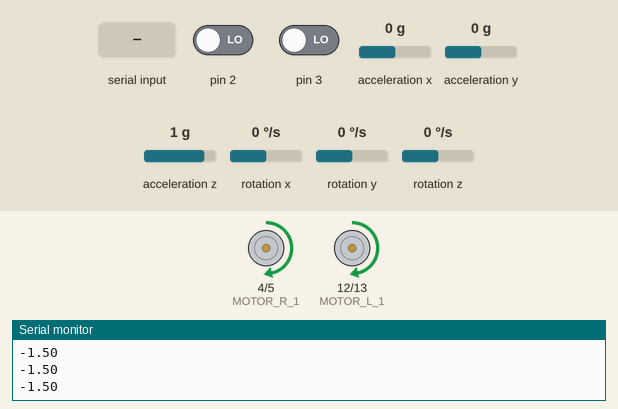
Simulated run of this sketch. Board: Arduino Uno, built with avr-gcc and run on an emulated ATmega328P. Shown: motor-driver pin pairs drawn as motors (green arrow = first pin HIGH = forward, orange = second pin HIGH = backward, longer = more drive, scaled by the enable pin), the last lines printed to the serial monitor. Inputs (shaded band) come from the test bench; at power-on: acceleration y 0 g, acceleration z 1 g, pin 2 LOW, pin 3 LOW, acceleration x 0 g, rotation x 0 °/s, rotation y 0 °/s, rotation z 0 °/s.

Above: at 1.7 s.
1.8 s: acceleration y set to 0.8 g
At 2.6 s:
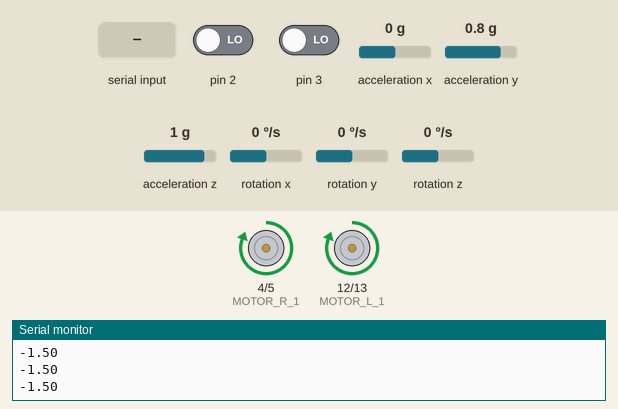
3.3 s: "0\n" received over Serial
At 3.9 s:
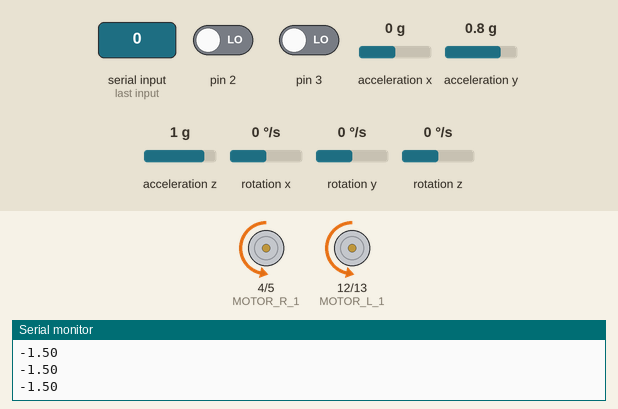
4.8 s: acceleration z set to 0.8 g
At 5.6 s:
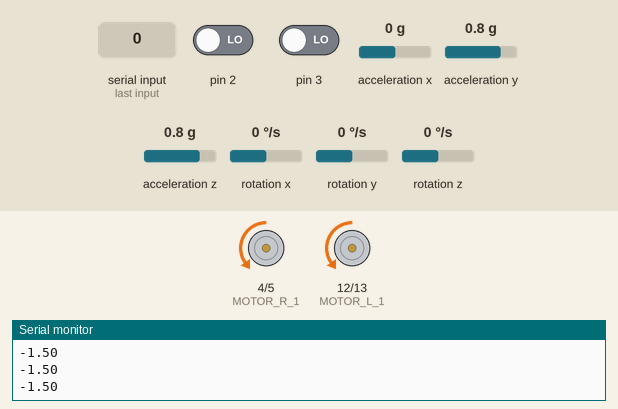
6.3 s: acceleration y set to -1.4 g
At 7.5 s:
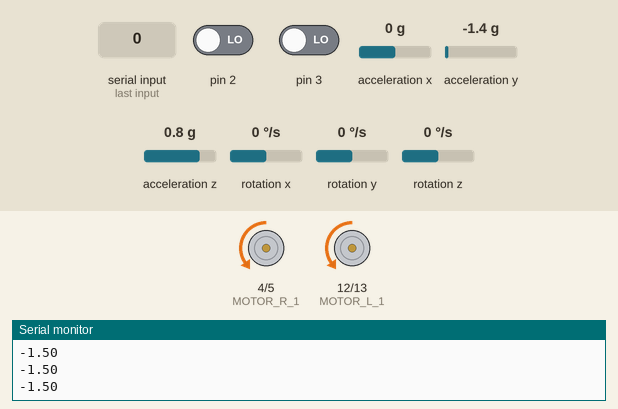
7.8 s: "90,45\n" received over Serial
At 8.7 s:
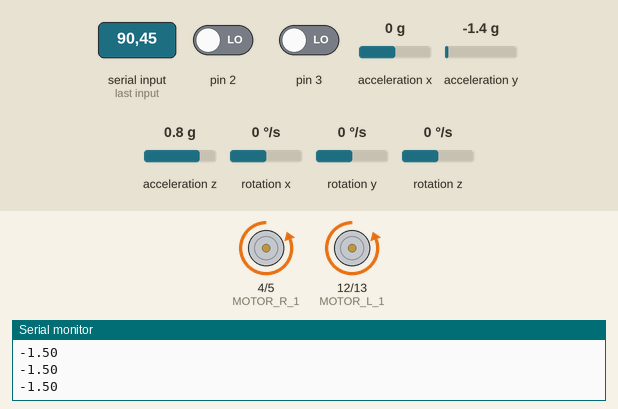
9.3 s: acceleration y set to -0.2 g
10.8 s: acceleration y set to 0.1 g
At 12.1 s:
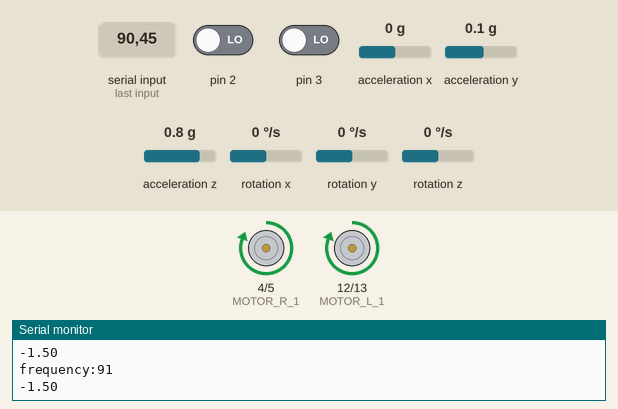
Timing chart, 0 to 13.3 s (numbered marks = the images above; inputs shaded):
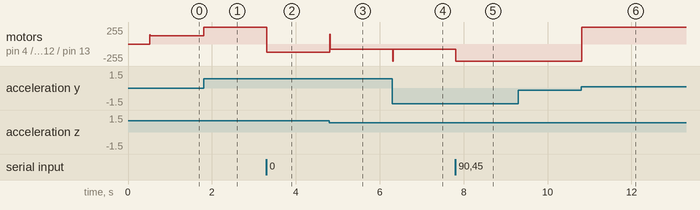

The sketch:

self_balance3.ino
```cpp
//integrating encoders

#include "I2Cdev.h"
#include <elapsedMillis.h>
#include "MPU6050_6Axis_MotionApps20.h"
//#include "MPU6050.h" // not necessary if using MotionApps include file

// Arduino Wire library is required if I2Cdev I2CDEV_ARDUINO_WIRE implementation
// is used in I2Cdev.h
#if I2CDEV_IMPLEMENTATION == I2CDEV_ARDUINO_WIRE
#include "Wire.h"
#endif
#define MOTOR_L_1 12
#define MOTOR_L_2 13
#define MOTOR_L_ENABLE 11
#define MOTOR_R_1 4
#define MOTOR_R_2 5
#define MOTOR_R_ENABLE 6
MPU6050 mpu;

bool dmpReady = false; // set true if DMP init was successful
uint8_t mpuIntStatus; // holds actual interrupt status byte from MPU
uint8_t devStatus; // return status after each device operation (0 = success, !0 = error)
uint16_t packetSize; // expected DMP packet size (default is 42 bytes)
uint16_t fifoCount; // count of all bytes currently in FIFO
uint8_t fifoBuffer[64]; // FIFO storage buffer

// orientation/motion vars
Quaternion q; // [w, x, y, z] quaternion container
VectorInt16 aa; // [x, y, z] accel sensor measurements
VectorInt16 aaReal; // [x, y, z] gravity-free accel sensor measurements
VectorInt16 aaWorld; // [x, y, z] world-frame accel sensor measurements
VectorFloat gravity; // [x, y, z] gravity vector
float euler[3]; // [psi, theta, phi] Euler angle container
float ypr[3]; // [yaw, pitch, roll] yaw/pitch/roll container and gravity vector


static int motorBottomOffset = 80;
int incomingByte = 0;	// for incoming serial data
int Kpid[]={30,0,10};
float Kp = 0;
float Ki = 0;
float Kd = 0;
float Kp_dis = 0;
float Ki_dis = 0;
float Kd_dis = 0;
float targetAngle = -1.5;
float setPoint = targetAngle;
float currAngle = 0;
float pTerm = 0;
float iTerm = 0;
float dTerm = 0;
float integrated_error = 0;
float last_error = 0;
float K = 1;
int torque=0;


// ================================================================
// === INTERRUPT DETECTION ROUTINE ===
// ================================================================

int dis_l=0;
int dis_r=0;
int prev_dis_l=0;
int prev_dis_r=0;
void dis_int_l()
{
//  if (digitalRead(SPD_PUL_L))
//  Serial.println("left");
  if(torque<0)
    dis_l-=1;
  else
    dis_l+=1;
//  delay(1);
}

void dis_int_r()
{
//  Serial.println("right");
  if (torque<0)
    dis_r-=1;
  else
    dis_r+=1;
//  delay(1);
}


// ================================================================
// === INITIAL SETUP ===
// ================================================================
elapsedMillis timeElapsed;
unsigned int interval = 1000;
unsigned int count = 0;
void setup() {
    // join I2C bus (I2Cdev library doesn't do this automatically)
#if I2CDEV_IMPLEMENTATION == I2CDEV_ARDUINO_WIRE
        Wire.begin();
        TWBR = 24; // 400kHz I2C clock (200kHz if CPU is 8MHz)
#elif I2CDEV_IMPLEMENTATION == I2CDEV_BUILTIN_FASTWIRE
        Fastwire::setup(400, true);
#endif

    Serial.begin(115200);
    while (!Serial);
    Serial.println(F("Initializing I2C devices..."));
    mpu.initialize();
    Serial.println(F("Testing device connections..."));
    Serial.println(mpu.testConnection() ? F("MPU6050 connection successful") : F("MPU6050 connection failed"));
    Serial.println(F("Initializing DMP..."));
    devStatus = mpu.dmpInitialize();
    mpu.setXGyroOffset(82);
    mpu.setYGyroOffset(-59);
    mpu.setZGyroOffset(30);
    mpu.setZAccelOffset(1788); // 1688 factory default for my test chip
    mpu.setXAccelOffset(1470);
    mpu.setYAccelOffset(-4830);
    mpu.setZAccelOffset(1200);
    if (devStatus == 0) {
        Serial.println(F("Enabling DMP..."));
        mpu.setDMPEnabled(true);
        Serial.println(F("Enabling interrupt detection (Arduino external interrupt 0)..."));
        mpuIntStatus = mpu.getIntStatus();
        Serial.println(F("DMP ready! Waiting for first interrupt..."));
        dmpReady = true;
        packetSize = mpu.dmpGetFIFOPacketSize();
    } else {
        Serial.print(F("DMP Initialization failed (code "));
        Serial.print(devStatus);
        Serial.println(F(")"));
    }
    pinMode(MOTOR_L_1, OUTPUT);
    pinMode(MOTOR_L_2, OUTPUT);
    pinMode(MOTOR_L_ENABLE, OUTPUT);
    pinMode(MOTOR_R_1,OUTPUT);
    pinMode(MOTOR_R_2,OUTPUT);
    pinMode(MOTOR_R_ENABLE, OUTPUT);
    attachInterrupt(0, dis_int_l, RISING);
    attachInterrupt(1, dis_int_r, RISING);
  }

// ================================================================
// === MAIN PROGRAM LOOP ===
// ================================================================

void loop() {
    if (!dmpReady) return;
//    while (!mpuInterrupt && fifoCount < packetSize) {
//    }
    mpuIntStatus = mpu.getIntStatus();
    fifoCount = mpu.getFIFOCount();
    if ((mpuIntStatus & 0x10) || fifoCount == 1024) {
        mpu.resetFIFO();
        Serial.println(F("FIFO overflow!"));
    } else if (mpuIntStatus & 0x02) {
        while (fifoCount < packetSize) fifoCount = mpu.getFIFOCount();
        mpu.getFIFOBytes(fifoBuffer, packetSize);
        fifoCount -= packetSize;
        //getting MMPU reading
        mpu.dmpGetQuaternion(&q, fifoBuffer);
        mpu.dmpGetGravity(&gravity, &q);
        mpu.dmpGetYawPitchRoll(ypr, &q, &gravity);


        updatePIDconstant();
        Kp=Kpid[0];
        Ki=Kpid[1];
        Kd=Kpid[2];
        currAngle = (ypr[2] * 180/M_PI);
        torque=updateSpeed();
//        updateSetPoint();
        Drive_Motor(torque);
    }
    statusUpdate();
    count++;
    if (timeElapsed > interval)
    {
      Serial.print("frequency:");
      Serial.println(count);
      timeElapsed = 0;
      count = 0;
    }
}

float updateSpeed() {
  float error = setPoint - currAngle;
  pTerm = Kp * error;
  integrated_error += error;
  iTerm = Ki * constrain(integrated_error, -50, 50);
  dTerm = Kd * (error - last_error);
  last_error = error;
  int speed = -constrain(K*(pTerm + iTerm + dTerm), -255+motorBottomOffset, 255-motorBottomOffset);
  if (speed > 0)
    speed+=motorBottomOffset;
  else
    speed-=motorBottomOffset;
  return speed;

}

void updateSetPoint()
{
  float error_dis = (dis_l + dis_r)/2;
  if (error_dis>5)
    setPoint=targetAngle+0.5;
  else if (error_dis<-5)
    setPoint=targetAngle-0.5;
  else
    setPoint=targetAngle;
}

float Drive_Motor(float torque)  {
//  Serial.print("torque: ");
//  Serial.println(torque);
  if (torque >= 0)  {                                        // drive motors forward
    digitalWrite(MOTOR_R_1, HIGH);
    digitalWrite(MOTOR_R_2, LOW);
    digitalWrite(MOTOR_L_1, HIGH);
    digitalWrite(MOTOR_L_2, LOW);
  }  else {        // drive motors backward
    digitalWrite(MOTOR_R_1, LOW);
    digitalWrite(MOTOR_R_2, HIGH);
    digitalWrite(MOTOR_L_1, LOW);
    digitalWrite(MOTOR_L_2, HIGH);


    torque = abs(torque);
  }
  analogWrite(MOTOR_L_ENABLE,torque);
  analogWrite(MOTOR_R_ENABLE,torque);
}

//function that reads the serial port and updates the PID constants
void updatePIDconstant()
{
  int val=0;
  int i;
  for (i=0;i<3;i++)
  {
    val = 0;
    if (Serial.available() > 0) {
      while(1)
      {
        incomingByte = Serial.read();
        if (incomingByte>=48 && incomingByte<=57)
        {
          val=val*10 + incomingByte-48;
         Kpid[i]=val;
        }
        if (incomingByte==32)
          break;
        if (incomingByte==13 || incomingByte==10)
          goto bailout;
      }
    }
  }
  bailout:
  delay(1);

  // say what you got:
//  Serial.print("I received: ");
//  Serial.println(incomingByte, DEC);
}
void statusUpdate()
{
//  Serial.print("roll\t");

//  Serial.print(ypr[0] * 180/M_PI);
//  Serial.print("\t");
//  Serial.print(ypr[1] * 180/M_PI);
//  Serial.print("\t");

//  Serial.print(ypr[2] * 180/M_PI);
//  Serial.print("\tOutput: ");
//  Serial.print(torque);
//  Serial.print("\t");
//  Serial.print(dis_l);
//  Serial.print("\t");
//  Serial.println(dis_r);
  Serial.println(setPoint);


//  Serial.print("Kpid\t");
//  Serial.print(Kp);
//  Serial.print("\t");
//  Serial.print(Ki);
//  Serial.print("\t");
//  Serial.println(Kd);


}
```

Measured:
- the behaviour switches between -0.1 and 0 g on acceleration y (found by bisection; images 5 and 6)
- after the input at 1.8 s, motor on pin 4 (MOTOR_R_1) / pin 5 (MOTOR_R_2), motor on pin 12 (MOTOR_L_1) / pin 13 (MOTOR_L_2): forward 125/255 → forward 255/255 at once
- after the input at 3.3 s, motor on pin 4 (MOTOR_R_1) / pin 5 (MOTOR_R_2), motor on pin 12 (MOTOR_L_1) / pin 13 (MOTOR_L_2): forward 255/255 → backward 125/255 at once
- after the input at 4.8 s, motor on pin 4 (MOTOR_R_1) / pin 5 (MOTOR_R_2), motor on pin 12 (MOTOR_L_1) / pin 13 (MOTOR_L_2): backward 125/255 → backward 80/255 at once
- after the input at 6.3 s, motor on pin 4 (MOTOR_R_1) / pin 5 (MOTOR_R_2), motor on pin 12 (MOTOR_L_1) / pin 13 (MOTOR_L_2): backward 80/255 → backward 255/255 at once, → backward 80/255 0.01 s later
- after the input at 7.8 s, motor on pin 4 (MOTOR_R_1) / pin 5 (MOTOR_R_2), motor on pin 12 (MOTOR_L_1) / pin 13 (MOTOR_L_2): backward 80/255 → backward 255/255 at once
- after the input at 10.8 s, motor on pin 4 (MOTOR_R_1) / pin 5 (MOTOR_R_2), motor on pin 12 (MOTOR_L_1) / pin 13 (MOTOR_L_2): backward 255/255 → forward 255/255 at once
